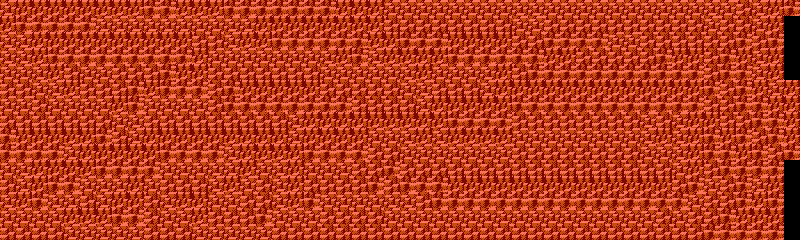

A 2D game scene composited from a Tiled map and its tileset images. What follows is a short description and the map's XML, with each tile layer's data collapsed to a summary:
An orthogonal 50x15 tile map with 16x16 px tiles, 1 tile layer (Capa de Patrones 1).

<map version="1.0" orientation="orthogonal" renderorder="right-down" width="50" height="15" tilewidth="16" tileheight="16" nextobjectid="1">
 <tileset firstgid="1" name="mm1bgset" tilewidth="16" tileheight="16" spacing="4" margin="1" tilecount="360" columns="10">
  <image source="mm1bgset.png" width="198" height="718" />
 </tileset>
 <layer name="Capa de Patrones 1" width="50" height="15">
  <data>[750 cells, 741 non-empty, 4 distinct tile ids]</data>
 </layer>
</map>
